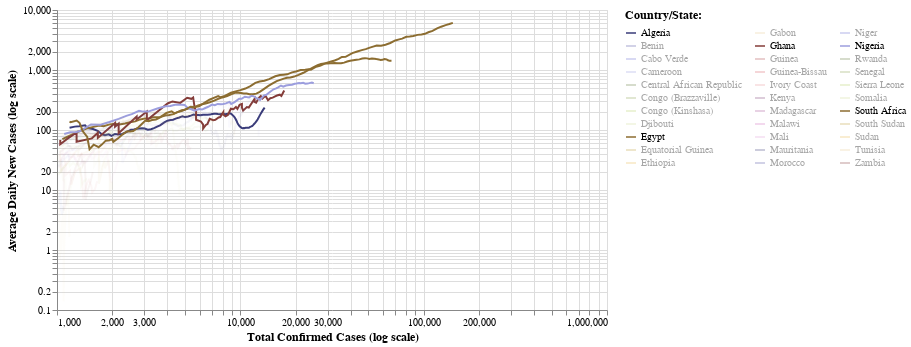

The notebook cell this image was saved under:
### Markdown cell above
## Africa

### Code cell
#hide_input
make_chart(df_africa)

### Figure 1 — Vega-Lite specification as saved in the notebook (floating-point values rounded to 4 significant figures; data arrays with more than 128 entries replaced by an {"elided": "..."} marker saying what was removed)
{"config": {"view": {"continuousWidth": 400, "continuousHeight": 300}, "axis": {"labelFontSize": 10, "titleFontSize": 12}, "legend": {"labelFontSize": 10, "titleFontSize": 12}}, "data": {"name": "data-49a3428a5b617dd552e0c38dff83b281"}, "mark": "line", "encoding": {"color": {"type": "nominal", "field": "country", "legend": {"columns": 3, "symbolLimit": 33, "title": "Country/State:"}, "scale": {"scheme": "category20b"}}, "opacity": {"condition": {"value": 1, "selection": "selector002"}, "value": 0.05}, "tooltip": [{"type": "nominal", "field": "country"}, {"type": "temporal", "field": "date"}, {"type": "quantitative", "field": "confirmed"}, {"type": "quantitative", "field": "daily_new_abs"}, {"type": "quantitative", "field": "daily_new_avg"}], "x": {"type": "quantitative", "field": "confirmed", "scale": {"type": "log"}, "title": "Total Confirmed Cases (log scale)"}, "y": {"type": "quantitative", "field": "daily_new_avg", "scale": {"type": "log"}, "title": "Average Daily New Cases (log scale)"}}, "selection": {"selector002": {"type": "multi", "bind": "legend", "fields": ["country"], "init": [{"country": "South Africa"}, {"country": "Egypt"}, {"country": "Nigeria"}, {"country": "Ghana"}, {"country": "Algeria"}]}}, "width": 550, "$schema": "https://vega.github.io/schema/vega-lite/v4.8.1.json", "datasets": {"data-49a3428a5b617dd552e0c38dff83b281": {"elided": "1453 records"}}}
